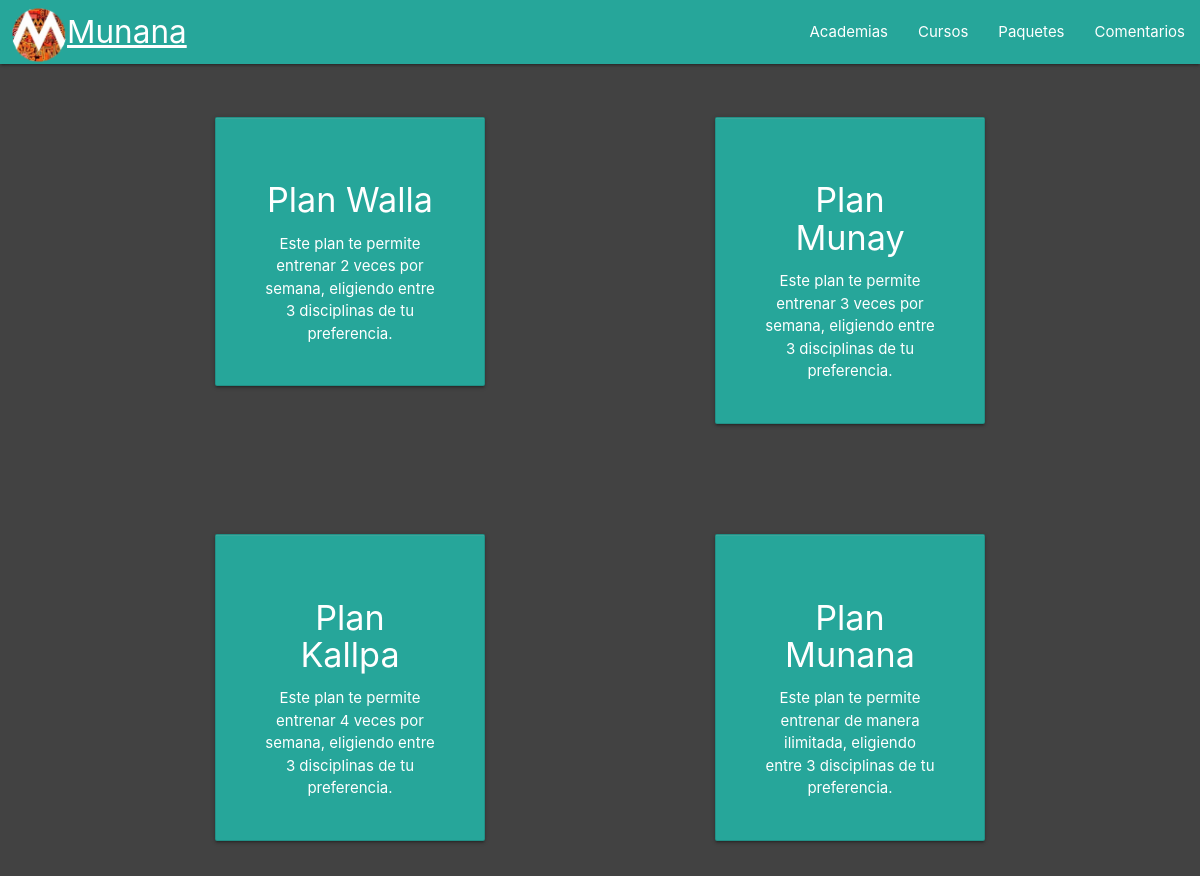
The page /Paquete on the database its author committed.
### model/entities.py (models this page shows)
class Paquete(connector.Manager.Base):
    __tablename__='paquete'
    id=Column(Integer, Sequence('paquete_id_seq'), primary_key=True)
    Nombre=Column(String(35),nullable=False)
    Precio=Column(Integer,nullable=False)
    Beneficios=Column(String(180),nullable=False)

### server.py (the view)
@app.route('/Paquete', methods=['GET'])
def get_paquete():
    session = db.getSession(engine)
    dbResponse = session.query(entities.Paquete)
    data = dbResponse[:]
    return render_template('paquetes.html', data=data)

### database/connector.py (called while the page is built)
    def getSession(self, engine):
        if self.session == None:
            Session = sessionmaker(bind=engine)
            session = Session()
        return session

### templates/paquetes.html (shortened to what this page needs)
<!DOCTYPE html>
<html lang="en">
<head>
    <link rel="stylesheet" href="https://stackpath.bootstrapcdn.com/bootstrap/4.3.1/css/bootstrap.min.css">
    <link rel="stylesheet" href="https://cdnjs.cloudflare.com/ajax/libs/materialize/1.0.0/css/materialize.min.css">
</head>
<body class="grey darken-3" onload="getAll()">
   <nav>
    <div class="nav-wrapper teal lighten-1 ">
      <a href="/" class="brand-logo blanco" style="padding-left: 10px"><img src="/static/images/logo.png" width="24%">Munana</a>
      <ul id="nav-mobile" class="right hide-on-med-and-down">
        <li><a href="/Academias" class="blanco">Academias</a></li>
          <li><a href="/Curso" class="blanco">Cursos</a></li>
          <li><a href="/Paquete" class="blanco">Paquetes</a></li>
          <li><a href="/Login " class="blanco">Comentarios</a></li>
      </ul>
    </div>
   </nav>
   <br>
   <br>
<div class="row">
    <div class="col-2"></div>
    <div class="col-3 ">
      <div class="card teal lighten-1">
          <div class="card-action ">
              <div class="card-content blanco center"><h4>Plan {{data[0].Nombre}}</h4>{{data[0].Beneficios}}</div>
          </div>
      </div>
    </div>
    <div class="col-2"></div>
    <div class="col-3 ">
      <div class="card  teal lighten-1">
          <div class="card-action">
        <div class="card-content blanco center"><h4>Plan {{data[1].Nombre}}</h4>{{data[1].Beneficios}}</div>
        </div>
      </div>
    </div>
  </div>
<br/>
    <br/>
<br/>
<div class="row">
    <div class="col-2"></div>
    <div class="col-3 ">
      <div class="card teal lighten-1">
          <div class="card-action">
        <div class="card-content blanco center"><h4>Plan {{data[2].Nombre}}</h4>{{data[2].Beneficios}}</div>
        </div>
      </div>
    </div>
    <div class="col-2"></div>
    <div class="col-3 ">
      <div class="card teal lighten-1 ">
          <div class="card-action">
        <div class="card-content blanco center"><h4>Plan {{data[3].Nombre}}</h4>{{data[3].Beneficios}}</div>
        </div>
      </div>
    </div>
  </div>
</body>
</html>

### templates/paquetes.html (style rules this page uses)
.blanco { color: #ffffff ; }

### rows shown on the page
Paquete: Nombre "Walla", Beneficios "Este plan te permite entrenar 2 veces por semana, eligiendo entre 3 disciplinas de tu preferencia."
Paquete: Nombre "Munay", Beneficios "Este plan te permite entrenar 3 veces por semana, eligiendo entre 3 disciplinas de tu preferencia."
Paquete: Nombre "Kallpa", Beneficios "Este plan te permite entrenar 4 veces por semana, eligiendo entre 3 disciplinas de tu preferencia."
Paquete: Nombre "Munana", Beneficios "Este plan te permite entrenar de manera ilimitada, eligiendo entre 3 disciplinas de tu preferencia."
